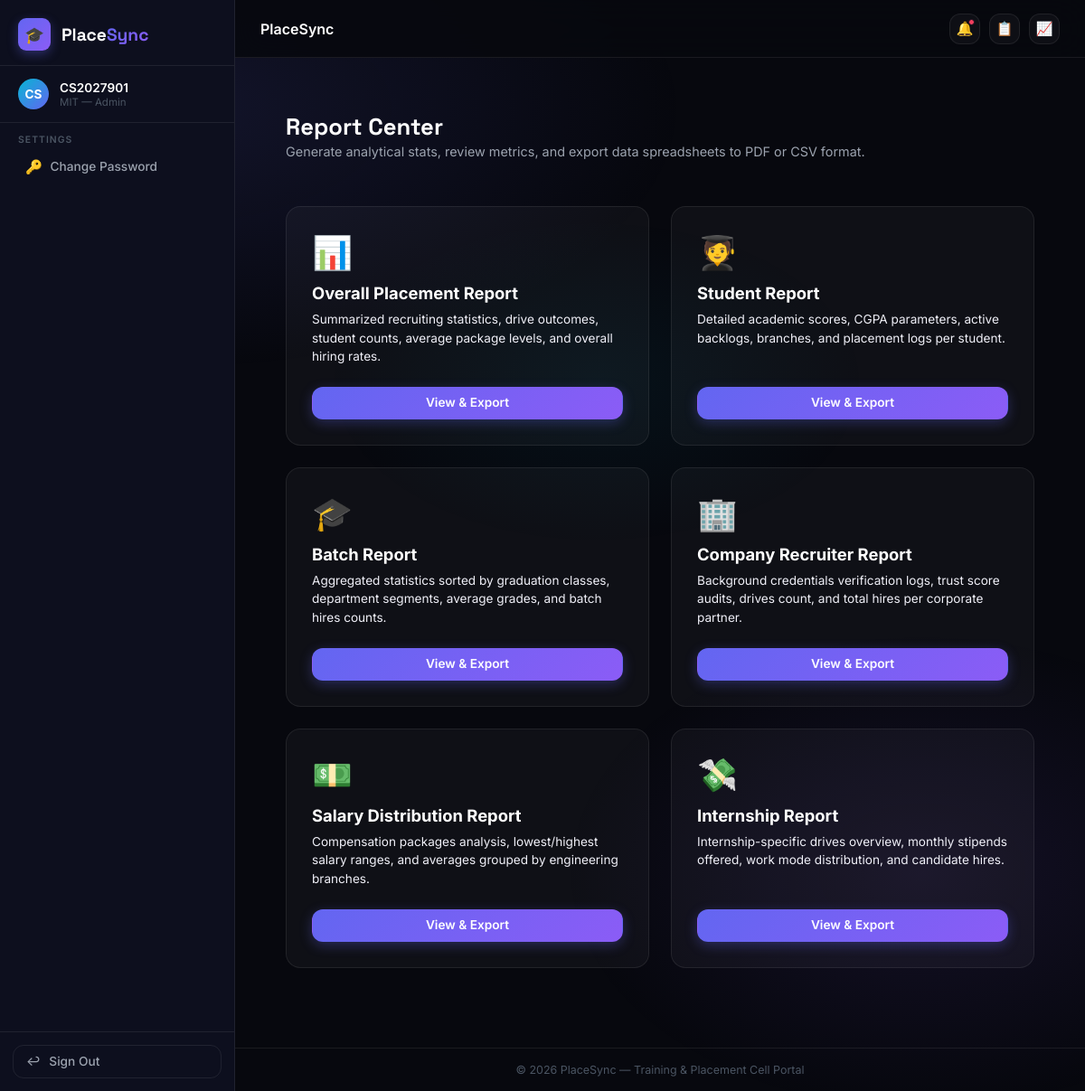
The page /reports/ (signed in) on the database its author committed.
### accounts/models.py (models this page shows, shortened)
class User(AbstractUser):
    class Role(models.TextChoices):
        COLLEGE_ADMIN = 'COLLEGE_ADMIN', 'College Admin'
        STUDENT = 'STUDENT', 'Student'
    role = models.CharField(
        max_length=20,
        choices=Role.choices,
        default=Role.STUDENT
    )
    college = models.ForeignKey(
        'colleges.College',
        on_delete=models.SET_NULL,
        null=True,
        blank=True,
        related_name='users'
    )
    must_change_password = models.BooleanField(default=False)

### colleges/models.py (models this page shows, shortened)
class College(models.Model):
    name = models.CharField(max_length=255, unique=True)
    code = models.CharField(max_length=50, unique=True, help_text="Unique college code or abbreviation")
    address = models.TextField(blank=True)
    website = models.URLField(blank=True)
    created_at = models.DateTimeField(auto_now_add=True)
    logo = models.ImageField(upload_to='college_logos/', blank=True, null=True)
    university = models.CharField(max_length=255, blank=True)
    email = models.EmailField(blank=True)
    phone = models.CharField(max_length=20, blank=True)
    linkedin = models.URLField(blank=True, verbose_name="LinkedIn")
    twitter = models.URLField(blank=True, verbose_name="Twitter")
    instagram = models.URLField(blank=True, verbose_name="Instagram")

### reports/views.py (the view)
# urls.py: path('', ReportsDashboardView.as_view(), name='dashboard'),
class ReportsDashboardView(LoginRequiredMixin, View):
    template_name = 'reports/dashboard.html'
    def get(self, request, *args, **kwargs):
        if not request.user.college:
            raise Http404()
        return render(request, self.template_name)

### staff_permissions/templatetags/staff_tags.py (called while the page is built)
@register.filter(name='has_perm_filter')
def has_perm_filter(user, permission_name):
    if not user or not user.is_authenticated:
        return False
    return has_staff_permission(user, permission_name)

@register.filter(name='is_college_admin_filter')
def is_college_admin_filter(user):
    if not user or not user.is_authenticated:
        return False
    return is_college_admin(user)

### staff_permissions/utils.py (called while the page is built, shortened)
def is_college_admin(user):
    if not user.is_authenticated:
        return False
    if user.is_superuser:
        return True
    if getattr(user, 'role', '') == 'COLLEGE_ADMIN':
        return not hasattr(user, 'staff_profile')
    return False

def has_staff_permission(user, permission_name):
    if not user.is_authenticated:
        return False
    if is_college_admin(user):
        return True
    if getattr(user, 'role', '') != 'COLLEGE_ADMIN':
        return False

### templates/reports/dashboard.html (shortened to what this page needs)
{% extends 'base.html' %}
{% block content %}
<div class="container" style="flex: 1; padding-top: 2rem; padding-bottom: 3rem;">
    <div class="dashboard-header" style="border-bottom: none; margin-bottom: 2rem;">
        <div>
            <h1 class="dashboard-title">Report Center</h1>
            <p class="dashboard-welcome">Generate analytical stats, review metrics, and export data spreadsheets to PDF or CSV format.</p>
        </div>
    </div>
    <div style="display: grid; grid-template-columns: repeat(auto-fill, minmax(320px, 1fr)); gap: 1.5rem;">
        <div class="card-panel" style="margin-top: 0; display: flex; flex-direction: column; height: 100%;">
            <div style="font-size: 2.25rem; margin-bottom: 0.75rem;">📊</div>
            <h3 style="font-size: 1.15rem; font-weight: 700; color: #fff; margin-bottom: 0.5rem;">Overall Placement Report</h3>
            <p style="font-size: 0.85rem; color: var(--text-secondary); line-height: 1.5; flex: 1; margin-bottom: 1.5rem;">
                Summarized recruiting statistics, drive outcomes, student counts, average package levels, and overall hiring rates.
            </p>
            <a href="{% url 'reports:view_report' report_type='placement' %}" class="btn btn-primary" style="text-align: center;">View &amp; Export</a>
        </div>
        <div class="card-panel" style="margin-top: 0; display: flex; flex-direction: column; height: 100%;">
            <div style="font-size: 2.25rem; margin-bottom: 0.75rem;">🧑‍🎓</div>
            <h3 style="font-size: 1.15rem; font-weight: 700; color: #fff; margin-bottom: 0.5rem;">Student Report</h3>
            <p style="font-size: 0.85rem; color: var(--text-secondary); line-height: 1.5; flex: 1; margin-bottom: 1.5rem;">
                Detailed academic scores, CGPA parameters, active backlogs, branches, and placement logs per student.
            </p>
            <a href="{% url 'reports:view_report' report_type='student' %}" class="btn btn-primary" style="text-align: center;">View &amp; Export</a>
        </div>
        <div class="card-panel" style="margin-top: 0; display: flex; flex-direction: column; height: 100%;">
            <div style="font-size: 2.25rem; margin-bottom: 0.75rem;">🎓</div>
            <h3 style="font-size: 1.15rem; font-weight: 700; color: #fff; margin-bottom: 0.5rem;">Batch Report</h3>
            <p style="font-size: 0.85rem; color: var(--text-secondary); line-height: 1.5; flex: 1; margin-bottom: 1.5rem;">
                Aggregated statistics sorted by graduation classes, department segments, average grades, and batch hires counts.
            </p>
            <a href="{% url 'reports:view_report' report_type='batch' %}" class="btn btn-primary" style="text-align: center;">View &amp; Export</a>
        </div>
        <div class="card-panel" style="margin-top: 0; display: flex; flex-direction: column; height: 100%;">
            <div style="font-size: 2.25rem; margin-bottom: 0.75rem;">🏢</div>
            <h3 style="font-size: 1.15rem; font-weight: 700; color: #fff; margin-bottom: 0.5rem;">Company Recruiter Report</h3>
            <p style="font-size: 0.85rem; color: var(--text-secondary); line-height: 1.5; flex: 1; margin-bottom: 1.5rem;">
                Background credentials verification logs, trust score audits, drives count, and total hires per corporate partner.
            </p>
            <a href="{% url 'reports:view_report' report_type='company' %}" class="btn btn-primary" style="text-align: center;">View &amp; Export</a>
        </div>
        <div class="card-panel" style="margin-top: 0; display: flex; flex-direction: column; height: 100%;">
            <div style="font-size: 2.25rem; margin-bottom: 0.75rem;">💵</div>
            <h3 style="font-size: 1.15rem; font-weight: 700; color: #fff; margin-bottom: 0.5rem;">Salary Distribution Report</h3>
            <p style="font-size: 0.85rem; color: var(--text-secondary); line-height: 1.5; flex: 1; margin-bottom: 1.5rem;">
                Compensation packages analysis, lowest/highest salary ranges, and averages grouped by engineering branches.
            </p>
            <a href="{% url 'reports:view_report' report_type='salary' %}" class="btn btn-primary" style="text-align: center;">View &amp; Export</a>
        </div>
        <div class="card-panel" style="margin-top: 0; display: flex; flex-direction: column; height: 100%;">
            <div style="font-size: 2.25rem; margin-bottom: 0.75rem;">💸</div>
            <h3 style="font-size: 1.15rem; font-weight: 700; color: #fff; margin-bottom: 0.5rem;">Internship Report</h3>
            <p style="font-size: 0.85rem; color: var(--text-secondary); line-height: 1.5; flex: 1; margin-bottom: 1.5rem;">
                Internship-specific drives overview, monthly stipends offered, work mode distribution, and candidate hires.
            </p>
            <a href="{% url 'reports:view_report' report_type='internship' %}" class="btn btn-primary" style="text-align: center;">View &amp; Export</a>
        </div>
    </div>
</div>
{% endblock %}

### templates/base.html (shortened to what this page needs)
{% load static %}
{% load staff_tags %}
<!DOCTYPE html>
<html lang="en">
<head>
    <link rel="stylesheet" href="{% static 'css/style.css' %}">
</head>
<body>
{% if user.is_authenticated %}
<div class="app-layout">
    <aside class="sidebar" role="navigation" aria-label="Main navigation">
        <a href="{% url 'dashboard:index' %}" class="sidebar-brand">
            <div class="sidebar-brand-icon">🎓</div>
            <div class="sidebar-brand-text">Place<span>Sync</span></div>
        </a>
        <div class="sidebar-user">
            <div class="sidebar-avatar">{{ user.username|slice:":2"|upper }}</div>
            <div class="sidebar-user-info">
                <div class="sidebar-user-name">{{ user.username }}</div>
                <div class="sidebar-user-role">{{ user.college.code }} — Admin</div>
            </div>
        </div>
        <div class="sidebar-section">
            <div class="sidebar-section-label">Settings</div>
            <ul class="sidebar-nav">
                {% if request.user|is_college_admin_filter %}
                <li><a href="{% url 'staff_permissions:settings' %}" class="sidebar-link"><span class="sidebar-link-icon">⚙️</span> Settings</a></li>
                {% else %}
                <li><a href="{% url 'staff_permissions:change_password' %}" class="sidebar-link"><span class="sidebar-link-icon">🔑</span> Change Password</a></li>
                {% endif %}
            </ul>
        </div>
        <div class="sidebar-footer">
            <a href="{% url 'accounts:logout' %}" class="sidebar-logout">
                <span>↩</span> Sign Out
            </a>
        </div>
    </aside>
    <div class="main-area">
        <header class="topbar">
            <span class="topbar-title">{% block topbar_title %}PlaceSync{% endblock %}</span>
            <div class="topbar-actions">
                <a href="{% url 'communication:notifications' %}" class="topbar-btn" title="Notifications">
                    🔔<span class="topbar-notif-dot"></span>
                </a>
                <a href="{% url 'reports:dashboard' %}"   class="topbar-btn" title="Reports">📋</a>
                <a href="{% url 'analytics:dashboard' %}" class="topbar-btn" title="Analytics">📈</a>
            </div>
        </header>
        <main class="page-content" id="main-content">
{% endif %}
{% block content %}{% endblock %}
{% if user.is_authenticated %}
        </main>
        <footer class="footer">
            &copy; 2026 PlaceSync &mdash; Training &amp; Placement Cell Portal
        </footer>
    </div>
</div>
{% else %}
</div>
{% endif %}
</body>
</html>

### rows shown on the page
User: username "CS", username "CS2027901", college.code "MIT"
